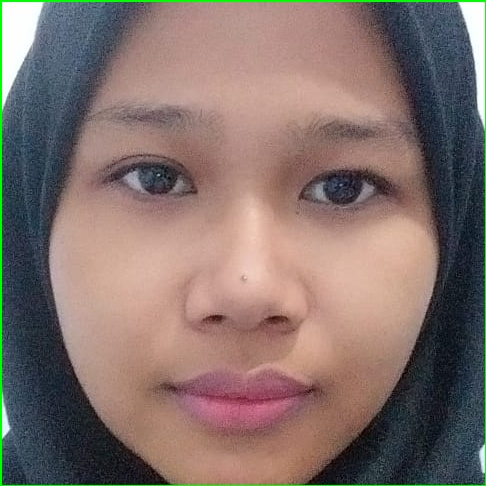
#> input picture Dataset/02103181031.jpg, 486 x 486 px; its folder holds only this picture in this run
$ python tugas_kel3_04.py
#> lines starting #> are read from the running program, lines starting #| are printed output that depends on the picture; after the words box and inside, x2 and y2 are one past the last pixel; in counts of white or black regions, pixels touching at a corner belong together
# import numpy as np
# import matplotlib.pyplot as plt
# import cv2
import os
import array
from skimage.feature import local_binary_pattern

import numpy as np
import cv2
import math
from matplotlib import pyplot as plt

##########
# DETEKSI WAJAH
##########

# EKSTRAKSI FITUR
METHOD = 'uniform'
script_path = os.path.dirname(os.path.realpath(__file__))

# settings for LBP
radius = 2
n_points = 2 * radius
dataset = {}
testing = {}

########## 1) MEMBACA FOLDER DATASET

# Menampilkan nama path DATASET
maps_path = 'D:\\Teknik Informatika\\CV\\citra02\\citra02\\Dataset'
listds = os.listdir(maps_path)
number_files = len(listds)
os.chdir(maps_path)
arr = os.listdir()

print("Dataset = " + maps_path)
print("Number files dataset = " + str(number_files))
# Looping untuk DATASET
j = 31
printBins = False
for i in range(number_files):
	image_name = arr[i]
	image = cv2.imread(image_name, 0)
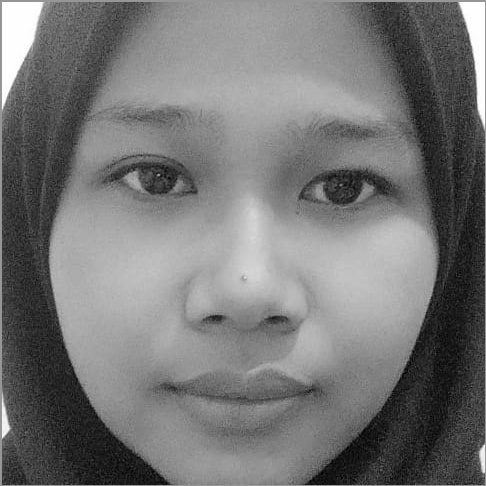
#> image: shape (486, 486); min 0, max 255, mean 118

	### NRP 41 dan 58, 59 dilompati karena tidak ada mahasiswa dengan nrp tersebut
	if(j==41):
		j+=1
	elif(j==58):
		j+=2
	nrp = '21031810' + str(j)

	## Cetak nama file gambar lengkap beserta pathnya "untuk menunjukkan telah terbaca"
	print(maps_path + "\\" + image_name + "::" + str(nrp))
	## Increment nilai J
	j+=1

########## 2) DETEKSI WAJAH DENGAN HAARCASCADES DAN SIMPAN DI FOLDER DATASET_HAAR HASIL DETEKSI WAJAH DALAM BENTUK GRAY

## Arahkan ke folder dataset foto
maps_path = r"D:\Teknik Informatika\CV\citra02\citra02\Dataset"
listds = os.listdir(maps_path)
number_files = len(listds)

os.chdir(maps_path)
arr = os.listdir()

## Mendeteksi wajah dengan haarcascades
face_cascade = cv2.CascadeClassifier('D:\\Teknik Informatika\\CV\\citra02\\citra02\\haarcascade_frontalface_default.xml')
c = 31
for k in range(number_files):
	image_name = arr[k]
	image = cv2.imread(image_name)
#> image is the input picture: shape (486, 486, 3); mean B, G, R 107.7, 113.2, 131.3
	gray = cv2.cvtColor(image, cv2.COLOR_BGR2GRAY)
	faces = face_cascade.detectMultiScale(gray, 1.3, 5)
#> faces = [[30, 31, 430, 430]]
	for (x,y,w,h) in faces:
		### Pemberian kotak biru untuk penanda
		img = cv2.rectangle(image,(x,y),(x+w,y+h),(255,0,0),2)
		roi_gray = gray[y:y+h, x:x+w]
		roi_color = img[y:y+h, x:x+w]
#> this loop made 1 pass
#> pass 1, `img = cv2.rectangle(image,(x,y),(x+w,y+h),(255,0,0),2)`:
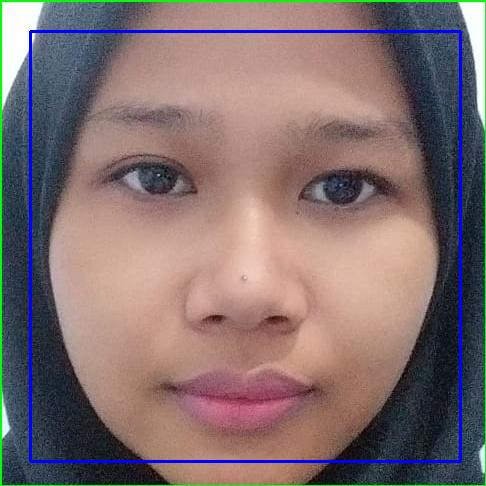
#> img: shape (486, 486, 3); mean B, G, R 111.4, 111.4, 129.5
#> pass 1, `roi_gray = gray[y:y+h, x:x+w]`:
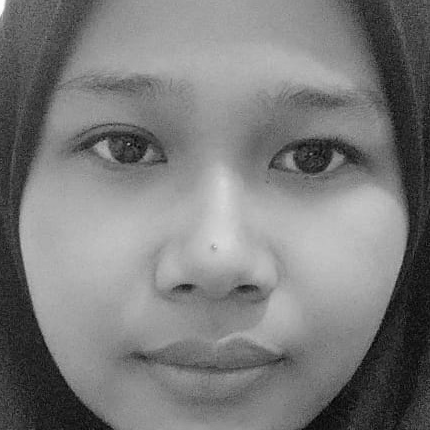
#> roi_gray: shape (430, 430); min 2, max 254, mean 123.4
#> pass 1, `roi_color = img[y:y+h, x:x+w]`:
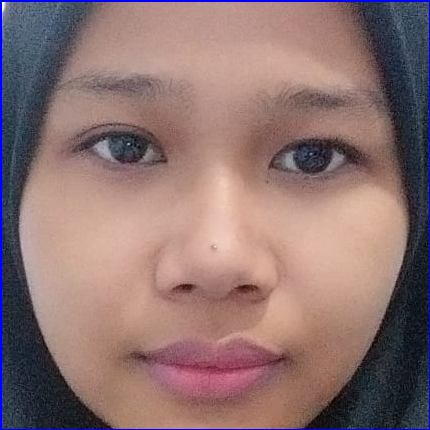
#> roi_color: shape (430, 430, 3); mean B, G, R 113.2, 114.7, 141.8
	# print("Ditemukan {0} wajah!".format(len(faces)))
    # SAVE THEM!
	for (x, y, w, h) in faces:
		### Pemberian kotak hijau untuk penanda simpan
		cv2.rectangle(img, (x, y), (x + w, y + h), (0, 255, 0), 2)
		roi_color = img[y:y + h, x:x + w]
		roi_gray = gray[y:y+h, x:x+w]
		### NRP 41 dan 58, 59 dilompati karena tidak ada mahasiswa dengan nrp tersebut
		if(c==41):
			c+=1
		elif(c==58):
			c+=2
		# print("[INFO] Object found. Saving locally.")
		cv2.imwrite('D:\\Teknik Informatika\\CV\\citra02\\citra02\\Dataset_Haar\\21031810' + str(c) +'_face.jpg', roi_gray)
		c+=1
#> this loop made 1 pass
#> (x, y, w, h, c) on pass 1: (30, 31, 430, 430, 32)
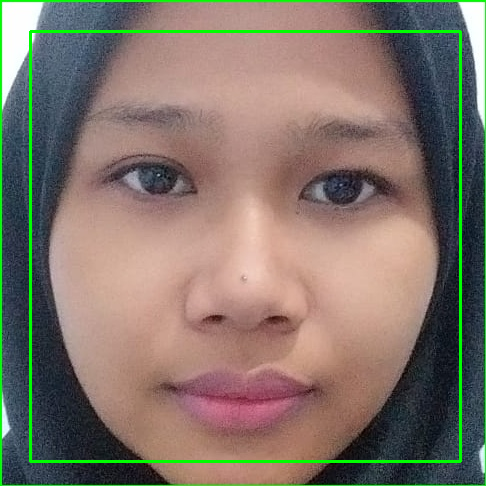
#> img: shape (486, 486, 3); 2.18% of pixels changed, all inside (x1, y1, x2, y2) = (29, 30, 462, 463)
#> after the loop, c = 32

########## 3) LAKUKAN EKSTRAKSI FITUR FILE YANG DI DATASET_HAAR DAN SIMPAN DI DATABASE FITUR
j = 31
# Dataset_Haar
maps_path = 'D:\\Teknik Informatika\\CV\\citra02\\citra02\\Dataset_Haar'
#> (the run stopped early here; a loop or call above may not have finished)

$ run again, on Dataset/02103181035.jpg
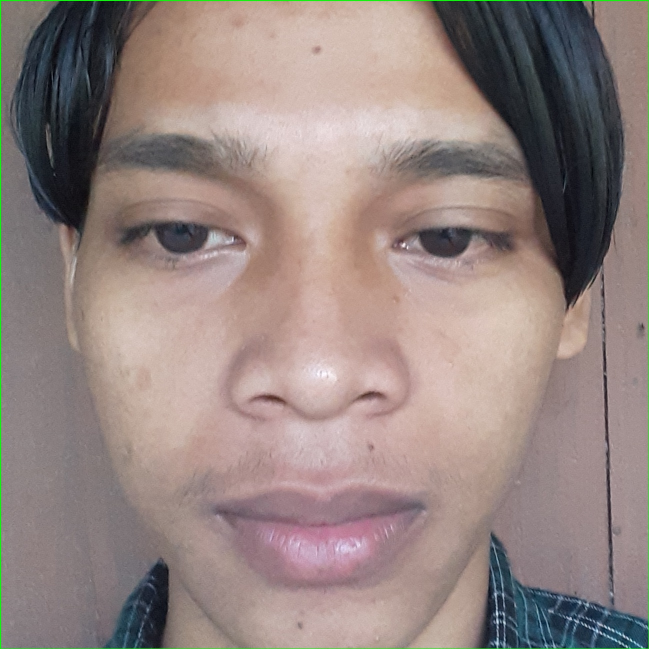
#> input picture Dataset/02103181035.jpg, 1298 x 1298 px (shown at 1/2 size)
#> image is the input picture: shape (1298, 1298, 3); mean B, G, R 128.8, 132.7, 148.9
#> faces = [[157, 64, 945, 945]]
#> the loop `for (x,y,w,h) in faces:` made 1 pass
#> pass 1, `roi_color = img[y:y+h, x:x+w]`:
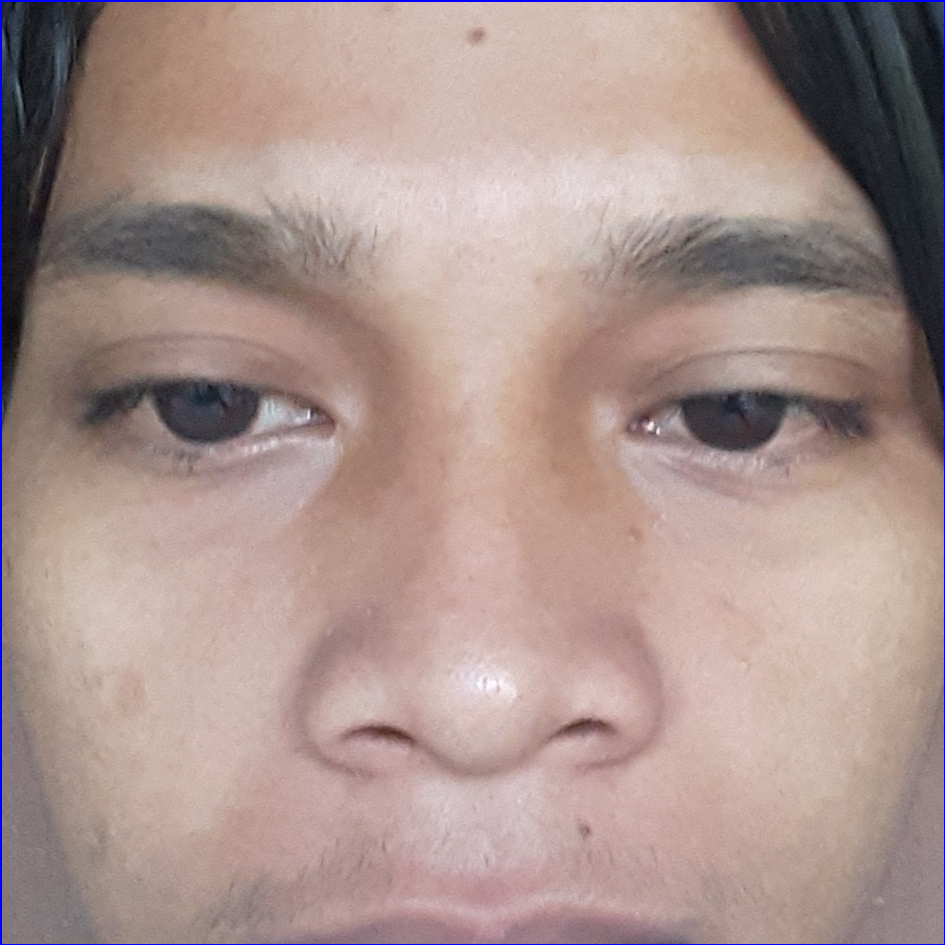
#> roi_color: shape (945, 945, 3); mean B, G, R 142, 147.1, 169.6
#> the loop `for (x, y, w, h) in faces:` made 1 pass
#> (x, y, w, h, c) on pass 1: (157, 64, 945, 945, 32)
#> after the loop `for (x, y, w, h) in faces:`:
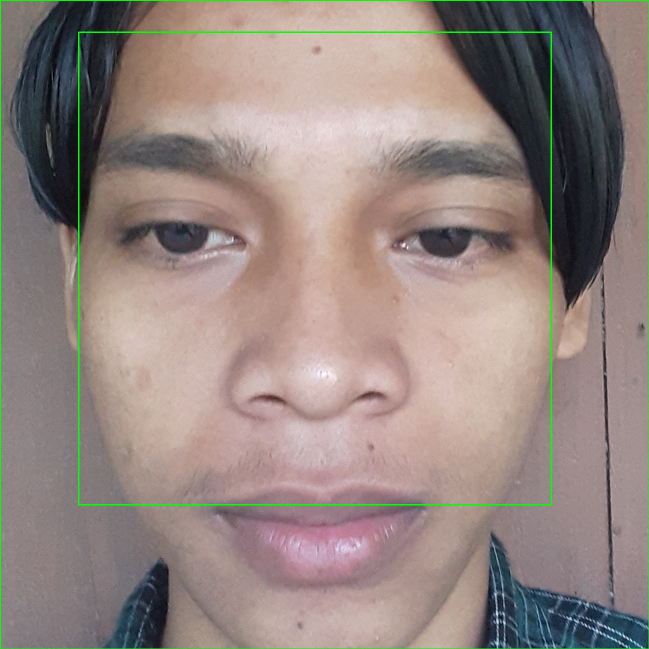
#> img: shape (1298, 1298, 3) (shown at 1/2 size); mean B, G, R 128.1, 133.7, 148.1
#> after the loop `for (x, y, w, h) in faces:`: c = 32

$ run again, on Dataset/02103181036.jpg
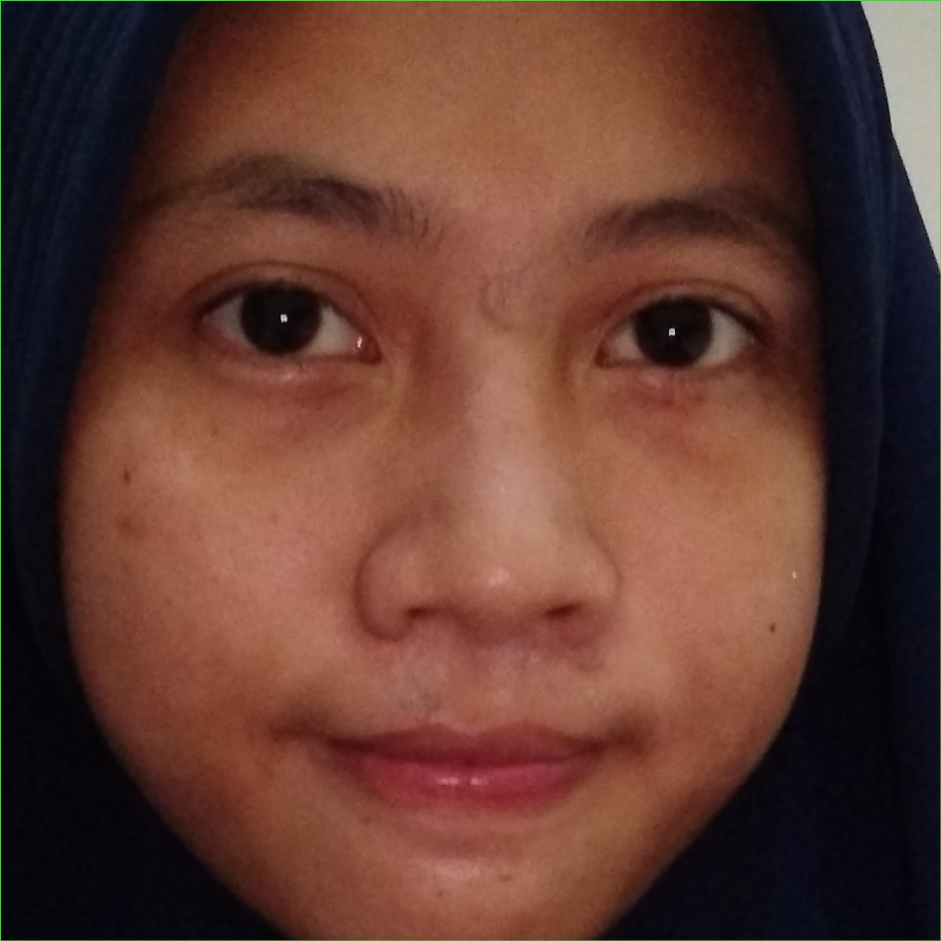
#> input picture Dataset/02103181036.jpg, 1882 x 1882 px (shown at 1/2 size)
#> image is the input picture: shape (1882, 1882, 3); mean B, G, R 48.6, 58.8, 96.1
#> faces = [[182, 151, 1597, 1597]]
#> the loop `for (x,y,w,h) in faces:` made 1 pass
#> pass 1, `roi_color = img[y:y+h, x:x+w]`:
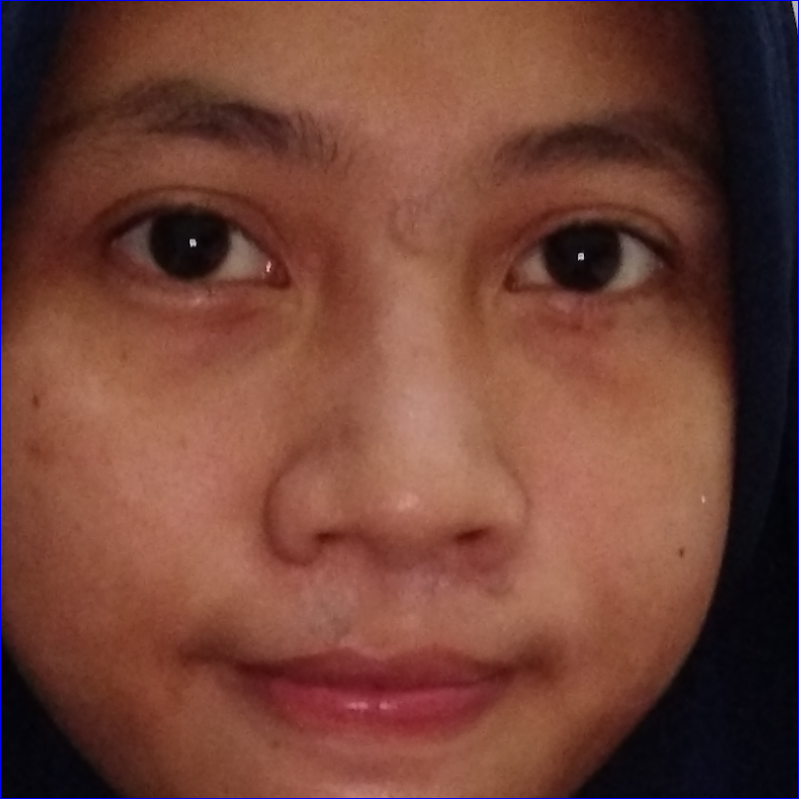
#> roi_color: shape (1597, 1597, 3) (shown at 1/2 size); mean B, G, R 54.3, 66.6, 113.5
#> the loop `for (x, y, w, h) in faces:` made 1 pass
#> (x, y, w, h, c) on pass 1: (182, 151, 1597, 1597, 32)
#> after the loop `for (x, y, w, h) in faces:`:
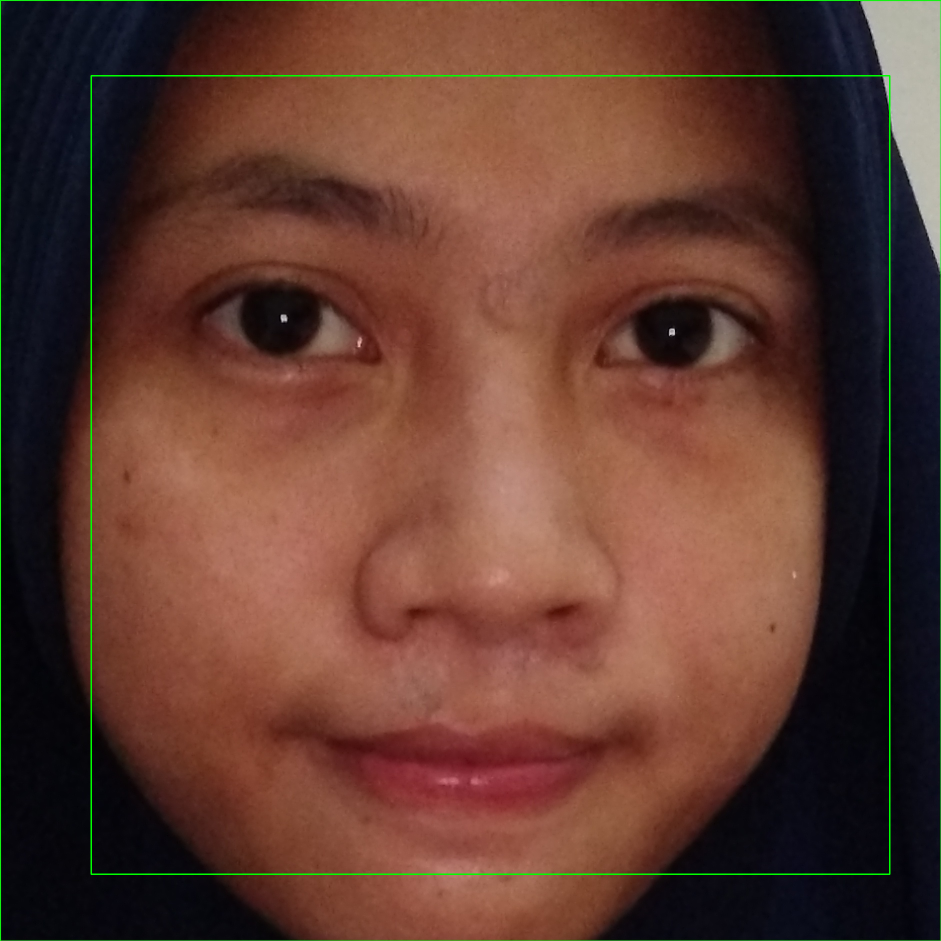
#> img: shape (1882, 1882, 3) (shown at 1/2 size); mean B, G, R 48.4, 59.9, 95.7
#> after the loop `for (x, y, w, h) in faces:`: c = 32

$ run again, on Dataset/02103181032.JPG
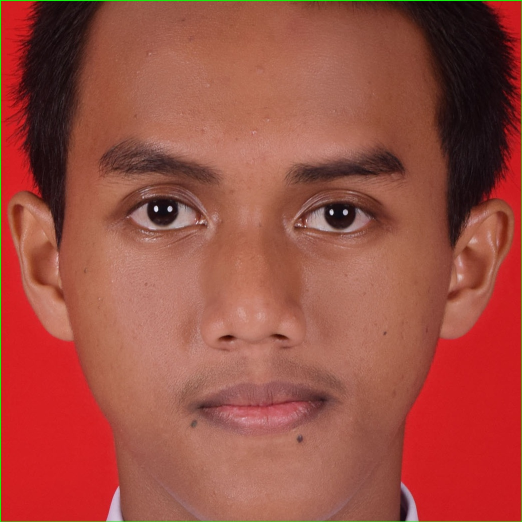
#> input picture Dataset/02103181032.JPG, 1044 x 1044 px (shown at 1/2 size)
#> `image = cv2.imread(image_name, 0)`:
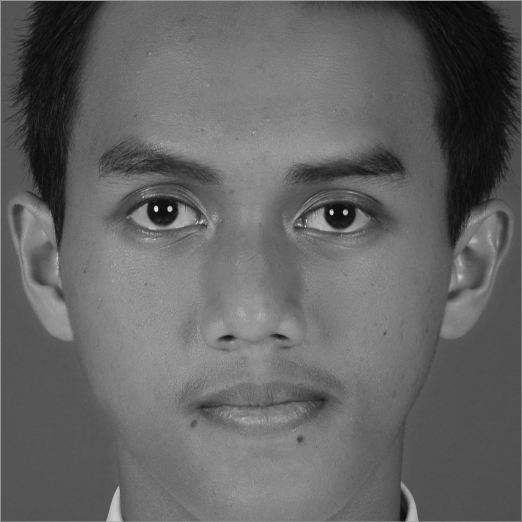
#> image: shape (1044, 1044) (shown at 1/2 size); min 5, max 248, mean 99.9
#> image is the input picture: shape (1044, 1044, 3); mean B, G, R 65.3, 77.4, 157.2
#> faces = [[76, 80, 890, 890]]
#> the loop `for (x,y,w,h) in faces:` made 1 pass
#> the loop `for (x, y, w, h) in faces:` made 1 pass
#> (x, y, w, h, c) on pass 1: (76, 80, 890, 890, 32)
#> after the loop `for (x, y, w, h) in faces:`:
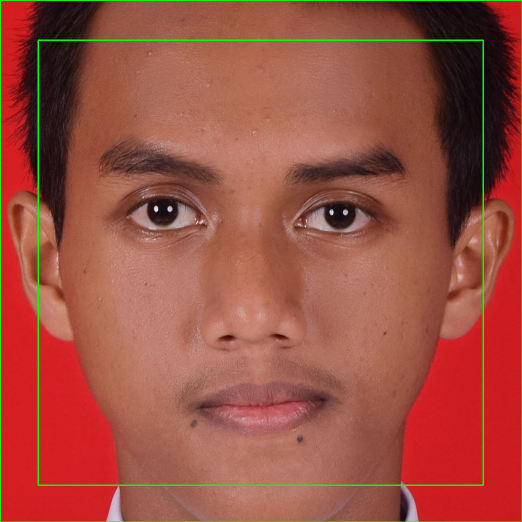
#> img: shape (1044, 1044, 3) (shown at 1/2 size); mean B, G, R 64.8, 79.3, 155.8
#> after the loop `for (x, y, w, h) in faces:`: c = 32
